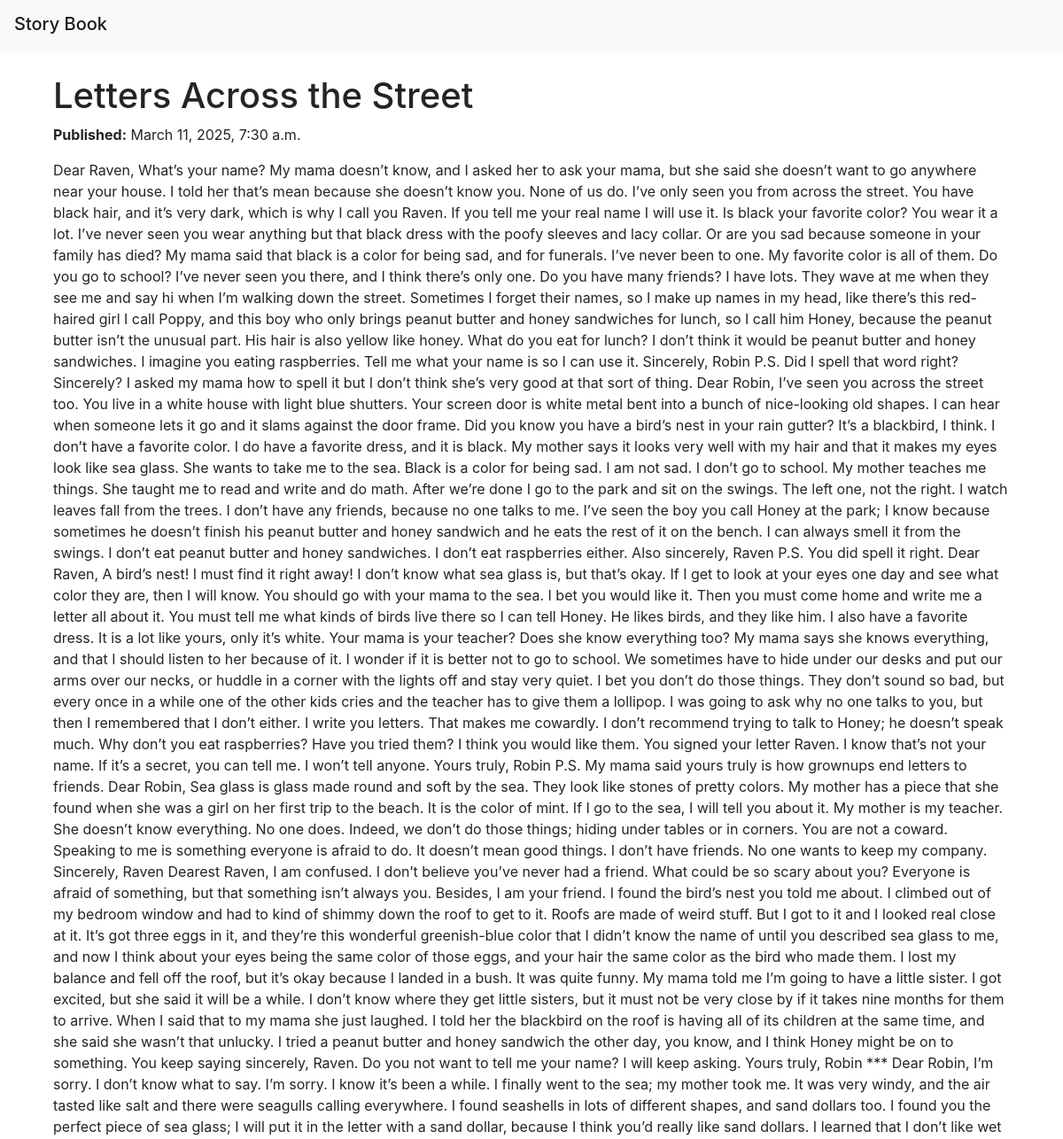
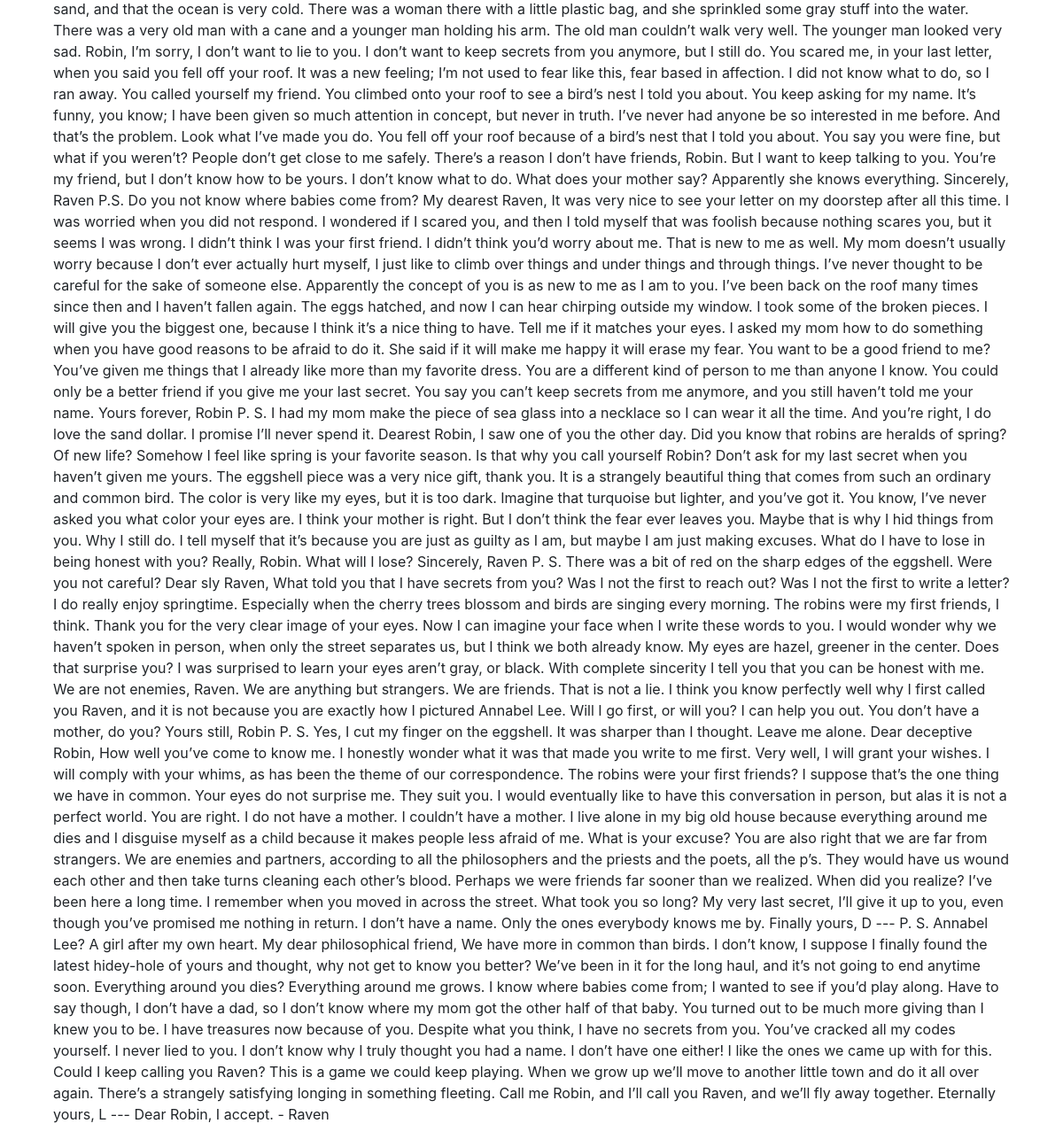
Page /story/3/ on the committed database (2 pictures, top to bottom).
### book/models.py (models this page shows, shortened)
class Story(models.Model):
    category = models.ForeignKey(Category, on_delete=models.CASCADE, related_name="stories")
    title = models.CharField(max_length=150)
    description = models.TextField(blank=True, null=True)
    body = models.TextField()
    published_at = models.DateTimeField(auto_now_add=True)
    class Meta:
        ordering = ('-published_at',)

### book/views.py (the view)
# urls.py: path('story/<int:id>/', views.story_detail, name='story_detail'),
def story_detail(request, id):
    story = get_object_or_404(Story, id=id)
    return render(request, 'book/story_detail.html', {'story': story})

### book/templates/book/story_detail.html (shortened to what this page needs)
{% extends 'base.html' %}
{% block body %}
<div class="container">
    <h1>{{ story.title }}</h1>
    <p><strong>Published:</strong> {{ story.published_at }}</p>
    <p>{{ story.body }}</p>
</div>
{% endblock %}

### rows in the picture
Story: title "Letters Across the Street", published_at "March 11, 2025, 7:30 a.m.", body "Dear Raven, What’s your name? My mama doesn’t know, and I asked her to ask your mama, but she said she doesn’t want to go anywhere near your house. I told her that’s mean because she doesn’t know you. None of us do. I’ve only seen you from across the street. You have black hair, and it’s very dark, which is why I call you Raven. If you tell me your real name I will use it. Is black your favorite color? You wear it a lot. I’ve never seen you wear anything but that black dress with the poofy sleeves and lacy collar. Or are you sad because someone in your family has died? My mama said that black is a color for being sad, and for funerals. I’ve never been to one. My favorite color is all of…"
